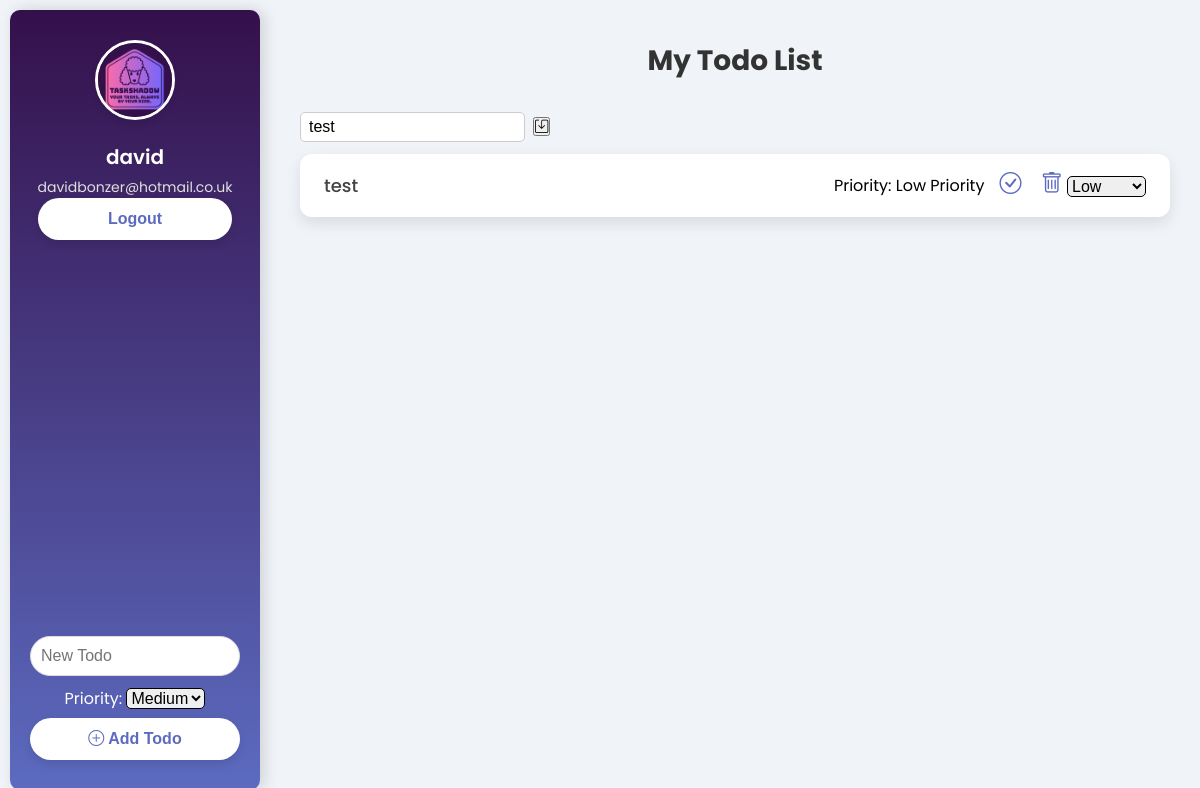
Before: / (signed in) with the older database file.
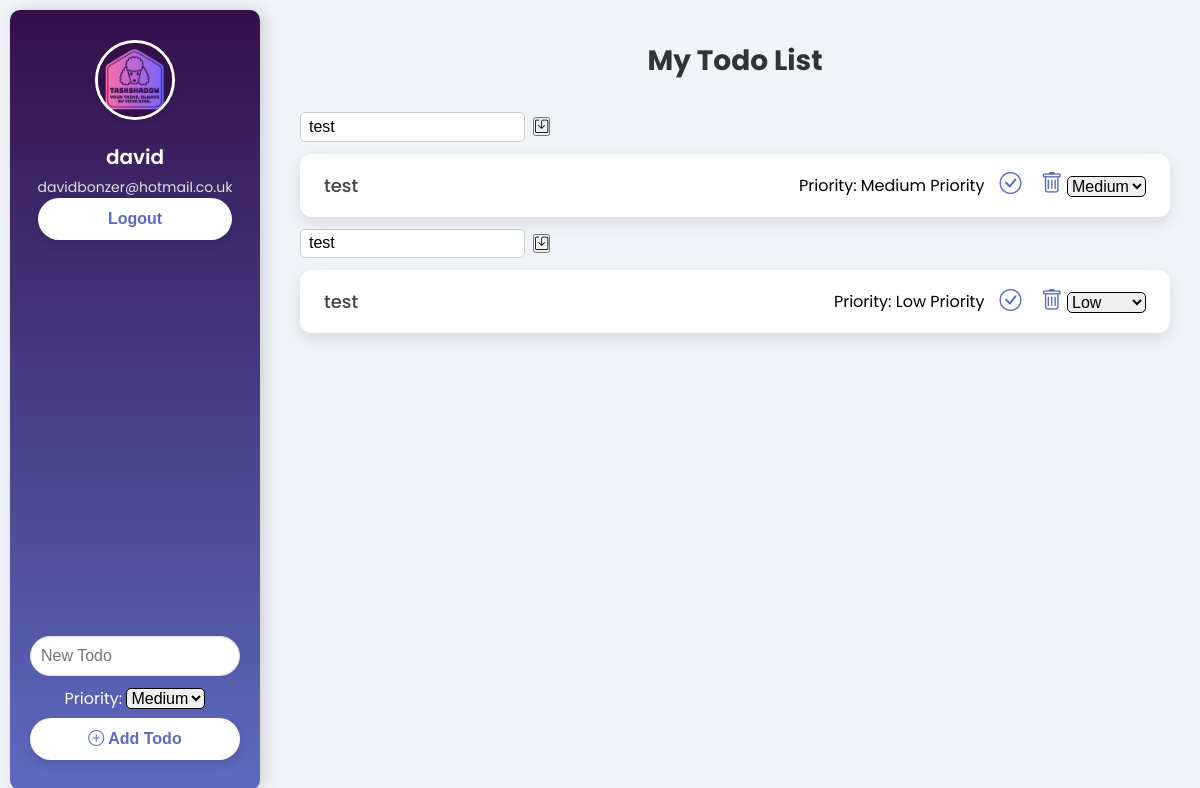
After: the same page with the newer database file.
### taskshadow_app/models.py (models this page shows, shortened)
class TaskShadowTodo(models.Model):
    objects = None
    HIGH = 'High'
    MEDIUM = 'Medium'
    LOW = 'Low'
    PRIORITY_CHOICES = [
        (HIGH, 'High Priority'),
        (MEDIUM, 'Medium Priority'),
        (LOW, 'Low Priority'), ]
    user = models.ForeignKey(User, on_delete=models.CASCADE)
    title = models.CharField(max_length=200)
    completed = models.BooleanField(default=False)
    priority = models.CharField(
        max_length=6,
        choices=PRIORITY_CHOICES,
        default=MEDIUM,
    )

### taskshadow_app/views.py (the view)
# urls.py: path('', views.todo_list, name='todo_list'),
@login_required
def todo_list(request):
    todos = TaskShadowTodo.objects.filter(user=request.user).order_by(
        '-priority', 'title')
    return render(request, 'todo_list.html', {'todos': todos})

### taskshadow_app/templates/todo_list.html (shortened to what this page needs)
{% load static %}
<!DOCTYPE html>
<html lang="en">
<head>
  <link href="https://cdn.jsdelivr.net/npm/bootstrap-icons/font/bootstrap-icons.css" rel="stylesheet">
  <link rel="stylesheet" href="{% static 'styles/styles.css' %}">
</head>
<body>
<div class="app-container">
  <div class="sidebar">
    <div class="profile">
      <img src="{% static 'images/taskshadow-logo.png' %}" alt="Profile" class="profile-img">
      <h2 class="profile-name">{{ user.username }}</h2>
      <p class="profile-email">{{ user.email }}</p>
      <button class="btn-add"><a href="{% url 'logout' %}" aria-label="logout button">Logout</a></button>
    </div>
    <div class="sidebar-actions">
      <form method="POST" action="{% url 'add_todo' %}">
        <label>
          <input type="text" name="title" placeholder="New Todo" class="search-input" required>
        </label>
        <div class="priority-container">
          <label>
            <span>Priority:</span>
            <select name="priority" class="priority-select">
              <option value="Medium" selected>Medium</option>
            </select>
          </label>
        </div>
        <button type="submit" class="btn-add" aria-label="todo submission button">
          <i class="bi bi-plus-circle"></i> Add Todo
        </button>
      </form>
    </div>
  </div>
  <div class="main-content">
    <div class="header">
      <h1>My Todo List</h1>
    </div>
    <div class="todo-list">
      {% for todo in todos %}
      <form method="POST" action="{% url 'update_todo_title' todo.id %}" class="edit-title-form">
        <label>
          <input type="text" name="title" value="{{ todo.title }}" class="edit-title-input">
        </label>
        <button type="submit" class="btn-edit" aria-label="save edited title"><i class="bi bi-save"></i></button>
      </form>
      <div class="todo-item {% if todo.completed %}completed{% endif %}">
        <span class="todo-text">{{ todo.title }}</span>
        <span class="todo-priority">Priority: {{ todo.get_priority_display }}</span>
        <div class="todo-actions">
          <form method="POST" action="{% url 'complete_todo' todo.id %}" style="display:inline;">
            <button type="submit" style="background:none; border:none;" aria-label="check todo done button">
              <i class="bi {% if todo.completed %}bi-check-circle-fill{% else %}bi-check-circle{% endif %}"></i>
            </button>
          </form>
          <form method="POST" action="{% url 'delete_todo' todo.id %}" style="display:inline;">
            <button type="submit" style="background:none; border:none;" aria-label="delete todo button">
              <i class="bi bi-trash"></i>
            </button>
          </form>
          <form method="POST" action="{% url 'update_priority' todo.id %}" style="display:inline;">
            <label>
              <select name="priority" onchange="this.form.submit()" class="priority-select">
                <option value="Medium" {% if todo.priority == "Medium" %}selected{% endif %}>Medium</option>
                <option value="Low" {% if todo.priority == "Low" %}selected{% endif %}>Low</option>
              </select>
            </label>
          </form>
        </div>
      </div>
      {% empty %}
      <p>No todos yet. Add your first todo!</p>
      {% endfor %}
    </div>
  </div>
</div>
</body>
</html>

### taskshadow_app/static/styles/styles.css (style rules this page uses)
* { margin: 0; padding: 0; box-sizing: border-box; }
body { font-family: 'Poppins', sans-serif; background-color: #f0f4f8; display: flex; height: 100vh; margin: 0; }
.app-container { display: flex; width: 100%; }
.sidebar { background: linear-gradient(180deg, #34104b, #5c6bc0); color: white; padding: 30px 20px; margin: 10px; width: 250px; height: auto; display: flex; flex-direction: column; align-items: center; border-radius: 10px; box-shadow: 4px 0 15px rgba(0, 0, 0, 0.15); transition: transform 0.3s ease; }
.profile { text-align: center; margin-bottom: 30px; }
.profile-img { border-radius: 50%; width: 80px; height: 80px; object-fit: cover; border: 3px solid white; box-shadow: 0 4px 6px rgba(0, 0, 0, 0.1); }
.profile-name { font-size: 20px; font-weight: 600; margin-top: 15px; color: #fff; }
.profile-email { font-size: 14px; color: #e0e0e0; margin-top: 5px; }
.sidebar-actions { margin-top: auto; width: 100%; }
.btn-add { background-color: #fff; color: #5c6bc0; border: none; padding: 12px 25px; width: 100%; border-radius: 30px; font-size: 16px; font-weight: 600; cursor: pointer; transition: background-color 0.3s ease; box-shadow: 0 4px 10px rgba(0, 0, 0, 0.1); }
.main-content { flex-grow: 1; padding: 40px 30px; overflow-y: auto; }
.header h1 { font-size: 28px; color: #333; margin-bottom: 30px; text-align: center; }
.search-input { width: 100%; padding: 10px; font-size: 16px; border-radius: 25px; border: 1px solid #ddd; outline: none; transition: all 0.3s ease; margin-bottom: 10px; }
.todo-list { display: flex; flex-direction: column; }
.todo-item { display: flex; justify-content: space-between; align-items: center; background-color: #fff; margin: 12px 0; padding: 18px 24px; border-radius: 12px; box-shadow: 0 6px 15px rgba(0, 0, 0, 0.1); transition: transform 0.3s ease, background-color 0.3s ease; }
.todo-text { flex-grow: 1; font-size: 18px; color: #444; font-weight: 500; }
.todo-actions i { font-size: 22px; color: #5c6bc0; cursor: pointer; margin-left: 15px; transition: color 0.3s ease; }
.todo-item { animation: fadeIn 0.5s ease; }
a { color: #5c6bc0; text-decoration: none; font-weight: bold; }
.priority-select { font-size: 16px; border: 1px solid black; border-radius: 5px; }
.priority-container { margin-bottom: 7px; display: flex; justify-content: center; }
.edit-title-form { display: flex; align-items: center; gap: 0.5rem; }
.edit-title-input { border: 1px solid #ccc; padding: 0.3rem 0.5rem; border-radius: 5px; font-size: 1rem; }

Changed rows visible on the page:
added TaskShadowTodo: title "test", priority "Medium Priority", completed False (drawn), priority "Medium"
